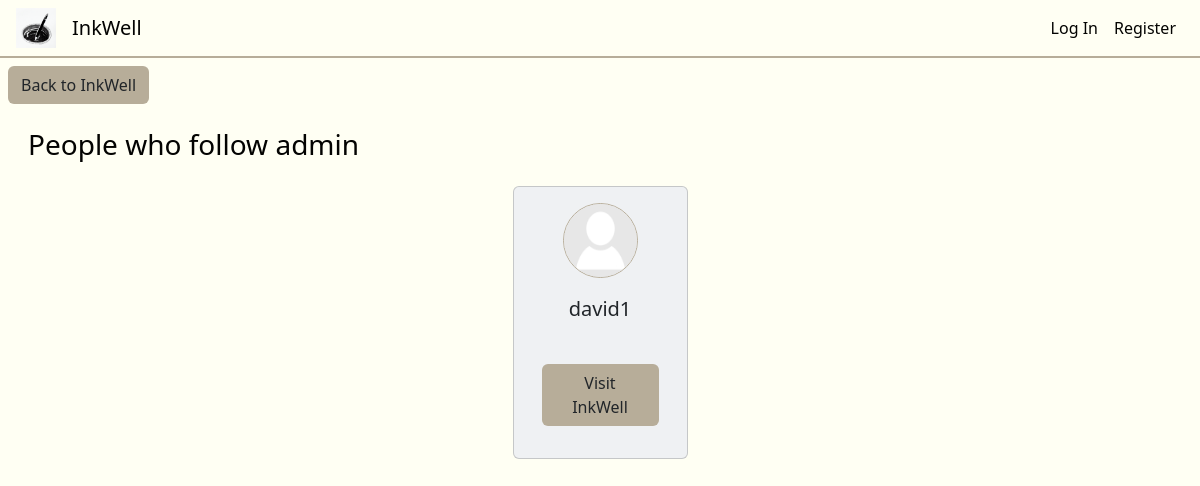
The app's page /well/admin/followers, older data.
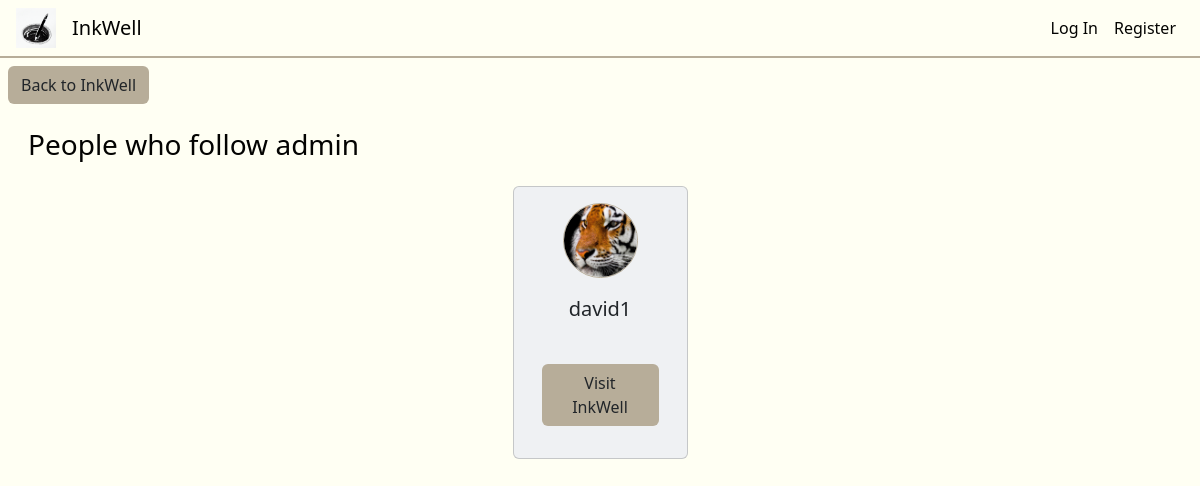
The same page, newer data.
### inkwell/models.py (models this page shows, shortened)
class User(AbstractUser):
    about = models.CharField(max_length=250, default="")
    profilePicture = models.ImageField(upload_to='', blank=True, null=True)

### inkwell/views.py (the view)
# urls.py: path('well/<str:username>/followers', views.followers, name='followers'),
def followers(request, username):
    user = User.objects.get(username=username)
    followers = User.objects.filter(follower__followee=user.pk).distinct()
    return render(request, "inkwell/followers.html", {
        "followers": followers,
        "followed_user": user
    })

### inkwell/templates/inkwell/followers.html
{% extends "inkwell/layout.html" %}
{% block body %}
<a href="{% url 'well' username=followed_user.username %}"><button class="backToInkWell btn btn-khaki">Back to InkWell</button></a>
<div class="followersList row d-flex justify-content-center">
    <h3>People who follow {{ followed_user.username }}</h3>
    {% for follower in followers %}
    <div class="card col-md-4">
        <div class="card-body disFdirColAliCen">
            {% if follower.profilePicture %}
                <img class="author-profile-picture" src="/media/{{follower.profilePicture}}">
            {% else %}
                <img class="author-profile-picture" src="/media/no-profile-picture-icon.jpg">
            {% endif %}
            <span class="card-title lead">{{ follower.username }}</span>
            <br>
            <a href="{% url 'well' username=follower.username %}"><button class="btn btn-khaki">Visit InkWell</button></a>
        </div>
    </div>
    {% endfor %}
</div>
{% endblock %}

### inkwell/templates/inkwell/layout.html (shortened to what this page needs)
{% load static %}
<!DOCTYPE html>
<html lang="en">
    <head>
        <link href="https://cdn.jsdelivr.net/npm/bootstrap@5.3.2/dist/css/bootstrap.min.css" rel="stylesheet">
        <link href="{% static 'inkwell/styles.css' %}" rel="stylesheet">
        <link rel="stylesheet" href="//code.jquery.com/ui/1.12.1/themes/base/jquery-ui.css">
    </head>
    <body>
        <nav class="navbar navbar-expand-lg">
            <img class="nav-logo" src="{% static 'inkwell/inkwell1.ico' %}" width="40px" height="40px">
            <a class="navbar-brand" href="{% url 'index' %}">InkWell</a>
            <div class="collapse navbar-collapse" id="navbarNav">
                <ul class="navbar-nav d-flex justify-content-end nav-right col-2">
                    {% if user.is_authenticated %}
                        <li class="nav-item">
                            <a class="nav-link" href="{% url 'logout' %}">Log Out</a>
                        </li>
                    {% else %}
                        <li class="nav-item">
                            <a class="nav-link" href="{% url 'login' %}">Log In</a>
                        </li>
                        <li class="nav-item">
                            <a class="nav-link" href="{% url 'register' %}">Register</a>
                        </li>
                    {% endif %}
                </ul>
            </div>
          </nav>
        <div class="body">
            {% block body %}
            {% endblock %}
        </div>
    </body>
</html>

### inkwell/static/inkwell/styles.css (style rules this page uses)
:root { --black: #020202ff; --dark-green: #0d2818ff; --pakistan-green: #04471cff; --sea-green: #058c42ff; --malachite: #16db65ff; --coquelicot: #f15025ff; --white: #ffffffff; --platinum: #e6e8e6ff; --timberwolf: #ced0ceff; --eerie-black: #191919ff; --gunmetal: #223843ff; --antiflash-white: #eff1f3ff; --timberwolf: #dbd3d8ff; --desert-sand: #d8b4a0ff; --burnt-sienna: #d77a61ff; --baby-powder: #fdfffcff; --lapis-lazuli: #235789ff; --fire-engine-red: #c1292eff; --school-bus-yellow: #f1d302ff; --raisin-black: #161925ff; --khaki: #b7ad99ff; --folly: #ff4365ff; --black: #030301ff; --turquoise: #00d9c0ff; --ivory: #fffff3ff; --primary-color: var(--antiflash-white); --secondary-color: var(--ivory); --background-color: var(--ivory); --text-color: var(--black); --border-color: var(--khaki); --button-color: var(--khaki); }
.navbar-brand, .nav-logo { margin-left: 1rem; }
.navbar { border-bottom: 2px var(--border-color) solid; width: auto; }
.nav-right { margin-right: 1rem; }
.nav-link, .navbar-brand { color: var(--text-color); }
p, a, h1, h2, h3, h4, h5, span { color: var(--text-color); }
body { background-color: var(--background-color); margin: 0; z-index: 0; }
.disFdirColAliCen { display: flex; flex-direction: column; align-items: center; }
.backToInkView, .backToInkWell { margin: 0.5rem; }
.followersList .card { width: 175px; }
.row { padding: 1rem; margin: 0; }
.author-profile-picture { border: 1px var(--border-color) solid; border-radius: 50%; width: 75px; height: 75px; overflow: hidden; }
.card { width: 316px; margin: 1rem; background-color: var(--primary-color); }
.card span, .card a { margin-bottom: 1rem; }
.btn-khaki { background-color: var(--button-color); }
.card-title { margin-top:1rem; }

Row changes from the older to the newer data that the page shows:
changed User "david1": profilePicture: picture added
